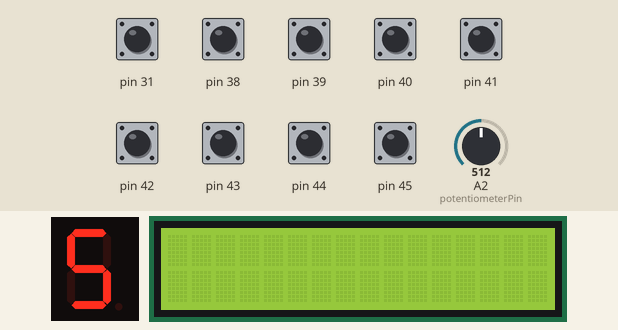
Simulated run of this sketch. Board: Arduino Mega 2560, built with avr-gcc and run on an emulated ATmega2560. Parts: 1-digit seven-segment display, 16×2 character LCD. Wiring (inferred from the names in the program): 1-digit 7-segment display, segments lit when HIGH: segments pin 24, pin 22, pin 25, pin 27, pin 29, pin 26, pin 28, pin 23. The test bench sets the inputs (shaded band); at power-on: pin 31, pin 38–45 HIGH, A2 (potentiometerPin) = 512. The segment pins are drawn as the display they are named for.

Above: at 1.2 s.
1.3 s: pin 38 pulled LOW for 0.15 s
At 2.5 s:
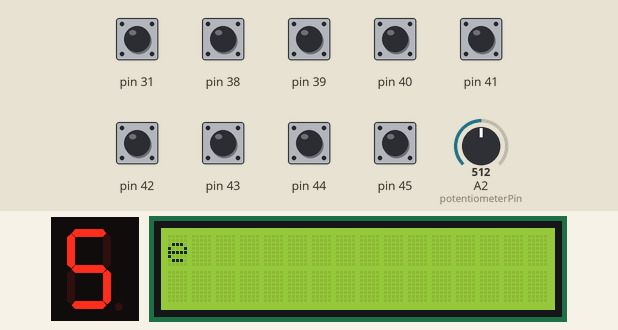
2.9 s: pin 39 pulled LOW for 0.15 s
At 4.1 s:
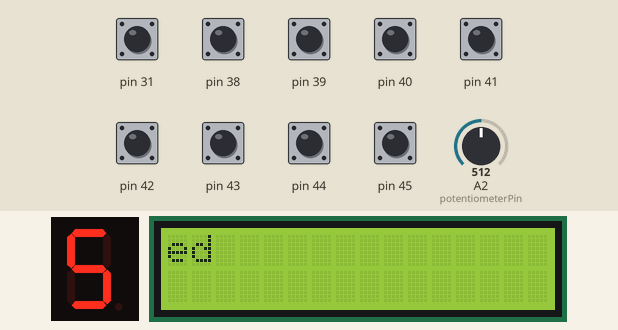
4.5 s: pin 40 pulled LOW for 0.15 s
At 5.6 s:
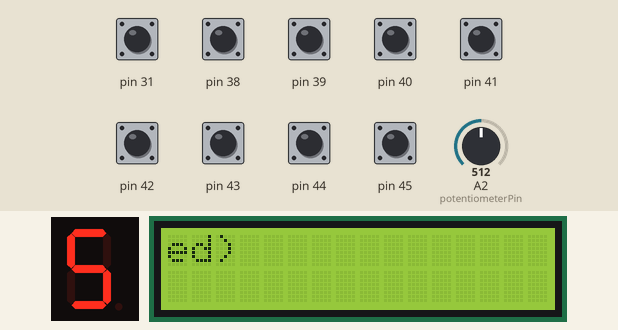
6.1 s: pin 41 pulled LOW for 0.15 s
At 6.9 s:
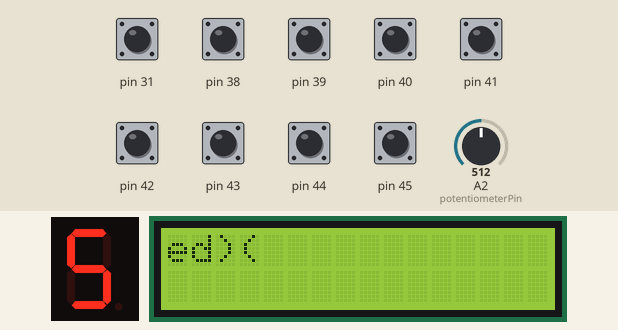
7.7 s: pin 42 pulled LOW for 0.15 s
9.3 s: pin 43 pulled LOW for 0.15 s
At 9.7 s:
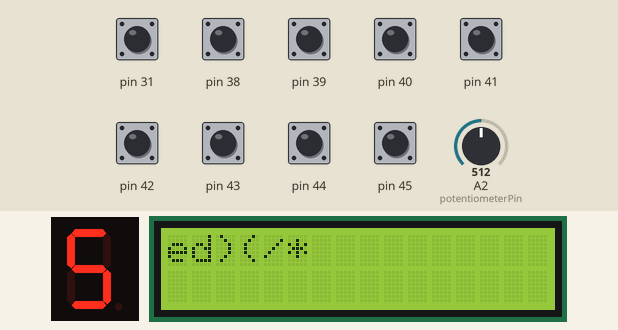
Timing chart, 0 to 11.9 s (numbered marks = the images above; inputs shaded):
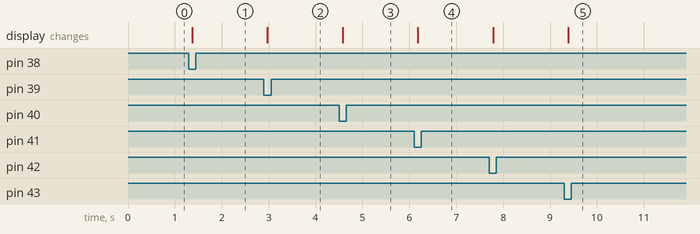

The sketch:

calculator_backup_2.12.ino
```cpp
#include <LiquidCrystal.h>

const int potentiometerPin = 2;

const int a = 24;  //For displaying segment "a"      AAA
const int b = 22;  //For displaying segment "b"     F   B
const int c = 25;  //For displaying segment "c"     F   B
const int d = 27;  //For displaying segment "d"      GGG
const int e = 29;  //For displaying segment "e"     E   C
const int f = 26;  //For displaying segment "f"     E   C
const int g = 28;  //For displaying segment "g"      DDD .
const int dot = 23;  //For displaying dot on 7seg display

const int numButtons = 9;


int btn[numButtons];
boolean buttonReady[numButtons];

typedef void (*voidFunction)();
voidFunction buttonHandler[numButtons];


int val = 0;
int digit = 0;

LiquidCrystal lcd(2, 3, 4, 5, 6, 7);


void setup() {
  Serial.begin(9600);

  pinMode(potentiometerPin, INPUT);

  pinMode(a, OUTPUT);  //A
  pinMode(b, OUTPUT);  //B
  pinMode(c, OUTPUT);  //C
  pinMode(d, OUTPUT);  //D
  pinMode(e, OUTPUT);  //E
  pinMode(f, OUTPUT);  //F
  pinMode(g, OUTPUT);  //G
  pinMode(dot, OUTPUT);  //7seg dot

  btn[0] = 31;
  btn[1] = 45;
  btn[2] = 44;
  btn[3] = 43;
  btn[4] = 42;
  btn[5] = 41;
  btn[6] = 40;
  btn[7] = 39;
  btn[8] = 38;
  for (int i = 0; i < numButtons; i++) {
    pinMode(btn[i], INPUT);
    digitalWrite(btn[i], HIGH);
  }

  buttonHandler[0] = buttonHandler0;
  buttonHandler[1] = buttonHandler1;
  buttonHandler[2] = buttonHandler2;
  buttonHandler[3] = buttonHandler3;
  buttonHandler[4] = buttonHandler4;
  buttonHandler[5] = buttonHandler5;
  buttonHandler[6] = buttonHandler6;
  buttonHandler[7] = buttonHandler7;
  buttonHandler[8] = buttonHandler8;

  lcd.begin(16,2);
}

void loop() {
  update7seg();
  handleButtons();

  delay(100);
}


//    ####################
//    # helper functions #
//    ####################

void update7seg() {
  val = analogRead(potentiometerPin);
  digit = map(val, 0, 1024, 0, 10);
  //Serial.println(val);
  turnOff();
  displayDigit(digit);
}

void handleButtons() {
  for(int i = 0; i < numButtons; i++) {
    if(digitalRead(btn[i]) == LOW) { //if it is low, the current went to ground, and therefore the button is pushed
      if(buttonReady[i]) {
        buttonHandler[i]();
      }
      buttonReady[i] = false;
    }
    else {
      buttonReady[i] = true;
    }
  }
}

void buttonHandler0(){
  lcd.print(digit);
}
void buttonHandler1(){
  lcd.print("+");
}
void buttonHandler2(){
  lcd.print("-");
}
void buttonHandler3(){
  lcd.print("*");
}
void buttonHandler4(){
  lcd.print("/");
}
void buttonHandler5(){
  lcd.print("(");
}
void buttonHandler6(){
  lcd.print(")");
}
void buttonHandler7(){
  lcd.print("d");
}
void buttonHandler8(){
  lcd.print("e");
}
void buttonHandlerDefault(){
  Serial.println("This button not implemented");
}

void displayDigit(int digit)
{
 //Conditions for displaying segment a
 if(digit!=1 && digit != 4)
 digitalWrite(a,HIGH);

 //Conditions for displaying segment b
 if(digit != 5 && digit != 6)
 digitalWrite(b,HIGH);

 //Conditions for displaying segment c
 if(digit !=2)
 digitalWrite(c,HIGH);

 //Conditions for displaying segment d
 if(digit != 1 && digit !=4 && digit !=7)
 digitalWrite(d,HIGH);

 //Conditions for displaying segment e
 if(digit == 2 || digit ==6 || digit == 8 || digit==0)
 digitalWrite(e,HIGH);

 //Conditions for displaying segment f
 if(digit != 1 && digit !=2 && digit!=3 && digit !=7)
 digitalWrite(f,HIGH);
 if (digit!=0 && digit!=1 && digit !=7)
 digitalWrite(g,HIGH);

}
void turnOff()
{
  digitalWrite(a,LOW);
  digitalWrite(b,LOW);
  digitalWrite(c,LOW);
  digitalWrite(d,LOW);
  digitalWrite(e,LOW);
  digitalWrite(f,LOW);
  digitalWrite(g,LOW);
}
```

Measured:
- after the input at 1.3 s, the display: changes after 0.07 s (image 1)
- after the input at 2.9 s, the display: changes after 0.07 s (image 2)
- after the input at 4.5 s, the display: changes after 0.08 s (image 3)
- after the input at 6.1 s, the display: changes after 0.08 s (image 4)
- after the input at 9.3 s, the display: changes after 0.09 s (image 5)
